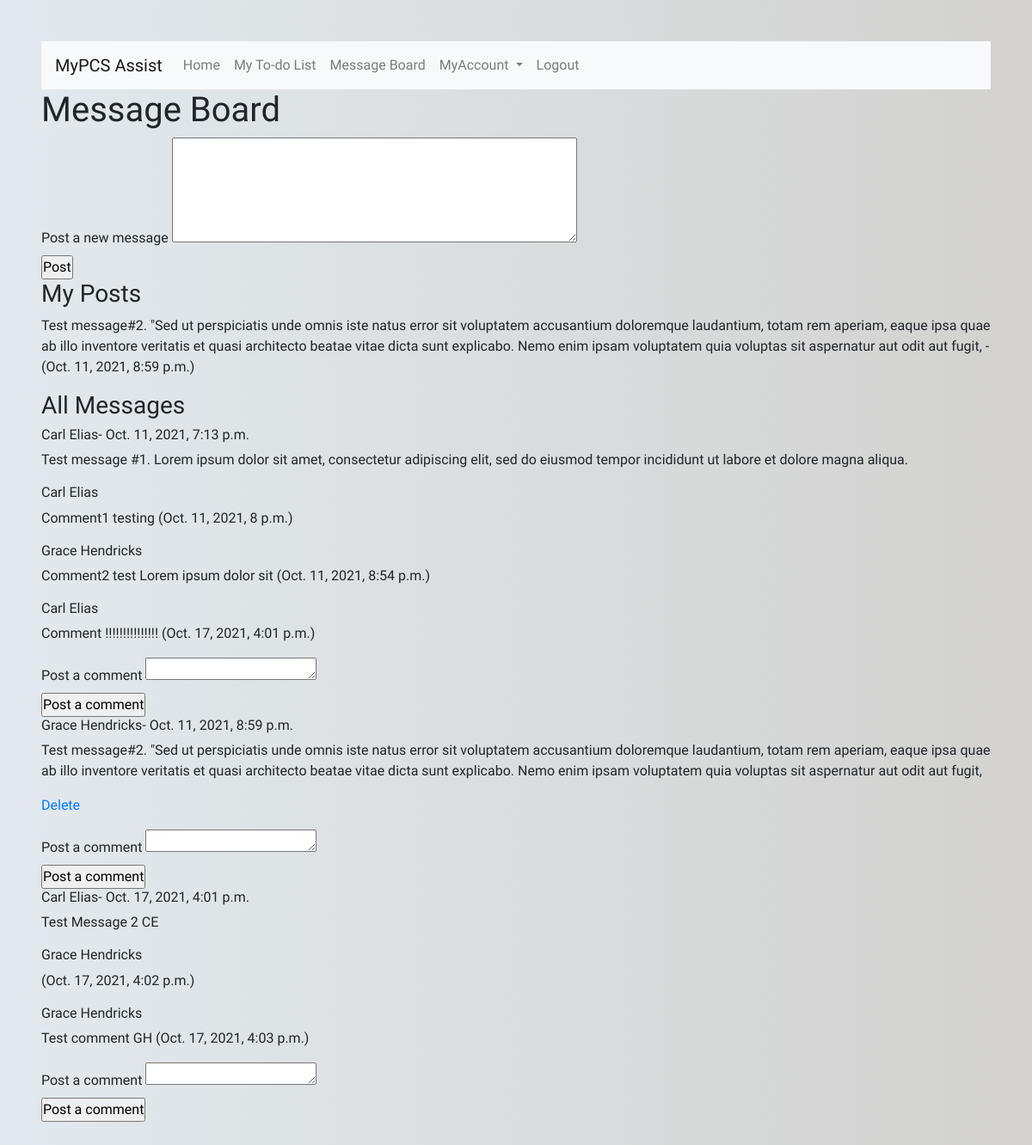
/messages (signed in), run on the app's committed database.
### projectPCS_app/models.py (models this page shows)
class Message(models.Model):
    poster = models.ForeignKey(User, related_name="messages", on_delete = models.CASCADE)
    content = models.TextField()
    created_at = models.DateTimeField(auto_now_add=True)
    updated_at = models.DateTimeField(auto_now=True)
    objects = MessageManager()

class User(models.Model):
    firstname = models.CharField(max_length=255)
    lastname = models.CharField(max_length=255)
    email = models.EmailField(max_length=255)
    password = models.CharField(max_length=255)
    created_at = models.DateTimeField(auto_now_add=True)
    updated_at = models.DateTimeField(auto_now=True)
    objects = UserManager()

class Comment(models.Model):
    comment_content = models.TextField()
    poster = models.ForeignKey(User, related_name="comments", on_delete = models.CASCADE)
    message = models.ForeignKey(Message, related_name= "comments", on_delete=models.CASCADE)
    created_at = models.DateTimeField(auto_now_add=True)
    updated_at = models.DateTimeField(auto_now=True)

### projectPCS_app/views.py (the view)
# urls.py: path('messages', views.message_board),
def message_board(request):
    one_user = User.objects.get(id=request.session['user_id'])
    context = {
        "user" : one_user,
        "all_messages" : Message.objects.all(),
    }
    return render(request, "message_board.html", context)

### projectPCS_app/templates/message_board.html (shortened to what this page needs)
<!DOCTYPE html>
<html lang="en">
<head>
    {% load static %}
    <link rel="stylesheet" href="https://stackpath.bootstrapcdn.com/bootstrap/4.3.1/css/bootstrap.min.css">
    <link href="/static/css/home.css" rel="stylesheet" type="text/css">
</head>
<body>
    <div id="wrapper">
        <nav class="navbar navbar-expand-lg navbar-light bg-light">
            <a class="navbar-brand" href="#">MyPCS Assist</a>
            <div class="collapse navbar-collapse" id="navbarNavDropdown">
                <ul class="navbar-nav">
                    <li class="nav-item">
                        <a class="nav-link" href="/home">Home</a>
                    </li>
                    <li class="nav-item">
                        <a class="nav-link" href="/toDo_list">My To-do List</a>
                    </li>
                    <li class="nav-item">
                        <a class="nav-link" href="/messages">Message Board</a>
                    </li>
                    <li class="nav-item dropdown">
                        <a class="nav-link dropdown-toggle" href="#" id="navbarDropdownMenuLink" role="button" data-toggle="dropdown" aria-haspopup="true" aria-expanded="false">
                        MyAccount
                        </a>
                    </li>
                    <li class="nav-item">
                        <a class="nav-link" href="/">Logout</a>
                    </li>
                </ul>
            </div>
        </nav>
        <h1>Message Board</h1>
        <div id="myMessage">
            <form action="/new_post" method="POST">
                <div class="formLabel">
                    <label for="postcontents">Post a new message</label>
                    <textarea name="postContent" id="postMessage" cols="50" rows="5"></textarea>
                </div>
                <input type="submit" value="Post">
            </form>
            <h3>My Posts</h3>
            <div class="post_item">
                {% for message in user.messages.all %}
                <p>{{message.content}} - ({{message.created_at}})</p>
            {% endfor %}
            </div>
        </div>
        <div id="allMessages">
            <h3>All Messages</h3>
            {% for message in all_messages %}
            <div class="message">
                <h6>{{message.poster.firstname}} {{message.poster.lastname}}- {{message.created_at}}</h6>
                <p>{{message.content}}</p>
                {% if request.session.user_id == message.poster.id %}
                <p><a href="/delete/{{message.id}}">Delete</a></p>
                {% endif %}
                {% for comment in message.comments.all %}
                <h6>{{comment.poster.firstname}} {{comment.poster.lastname}}</h6>
                <p>{{comment.comment_content}}  ({{comment.created_at}})</p>
                {% endfor %}
                <form action="/new_comment" method="POST">
                    <div class="formLabel">
                        <label for="post_comment">Post a comment</label>
                        <textarea name="content" id="postMessage" cols="20" rows="1"></textarea>
                    </div>
                    <input type="submit" value="Post a comment">
                </form>
            {% endfor %}
            </div>
        </div>
    </div>
</body>
</html>

### projectPCS_app/static/css/home.css (style rules this page uses)
* { box-sizing: border-box; margin: 0; padding: 0; font-family: Raleway, sans-serif; }
body { background: linear-gradient(90deg, hsl(205deg 25% 91%), hsl(40deg 3% 82%)); padding: 4%; }

### data on the page
Message: content "Test message#2. \"Sed ut perspiciatis unde omnis iste natus error sit voluptatem accusantium doloremque laudantium, totam rem aperiam, eaque ipsa quae ab illo inventore veritatis et quasi architecto beatae vitae dicta sunt explicabo. Nemo enim ipsam voluptatem quia voluptas sit aspernatur aut odit aut fugit,", created_at "Oct. 11, 2021, 8:59 p.m.", poster.firstname "Grace", poster.lastname "Hendricks"
Message: poster.firstname "Carl", poster.lastname "Elias", created_at "Oct. 11, 2021, 7:13 p.m.", content "Test message #1. Lorem ipsum dolor sit amet, consectetur adipiscing elit, sed do eiusmod tempor incididunt ut labore et dolore magna aliqua."
Comment: poster.firstname "Carl", poster.lastname "Elias", comment_content "Comment1 testing", created_at "Oct. 11, 2021, 8 p.m."
Comment: poster.firstname "Grace", poster.lastname "Hendricks", comment_content "Comment2 test Lorem ipsum dolor sit", created_at "Oct. 11, 2021, 8:54 p.m."
Comment: poster.firstname "Carl", poster.lastname "Elias", comment_content "Comment !!!!!!!!!!!!!!!", created_at "Oct. 17, 2021, 4:01 p.m."
Message: poster.firstname "Carl", poster.lastname "Elias", created_at "Oct. 17, 2021, 4:01 p.m.", content "Test Message 2 CE"
Comment: poster.firstname "Grace", poster.lastname "Hendricks", created_at "Oct. 17, 2021, 4:02 p.m."
Comment: poster.firstname "Grace", poster.lastname "Hendricks", comment_content "Test comment GH", created_at "Oct. 17, 2021, 4:03 p.m."
